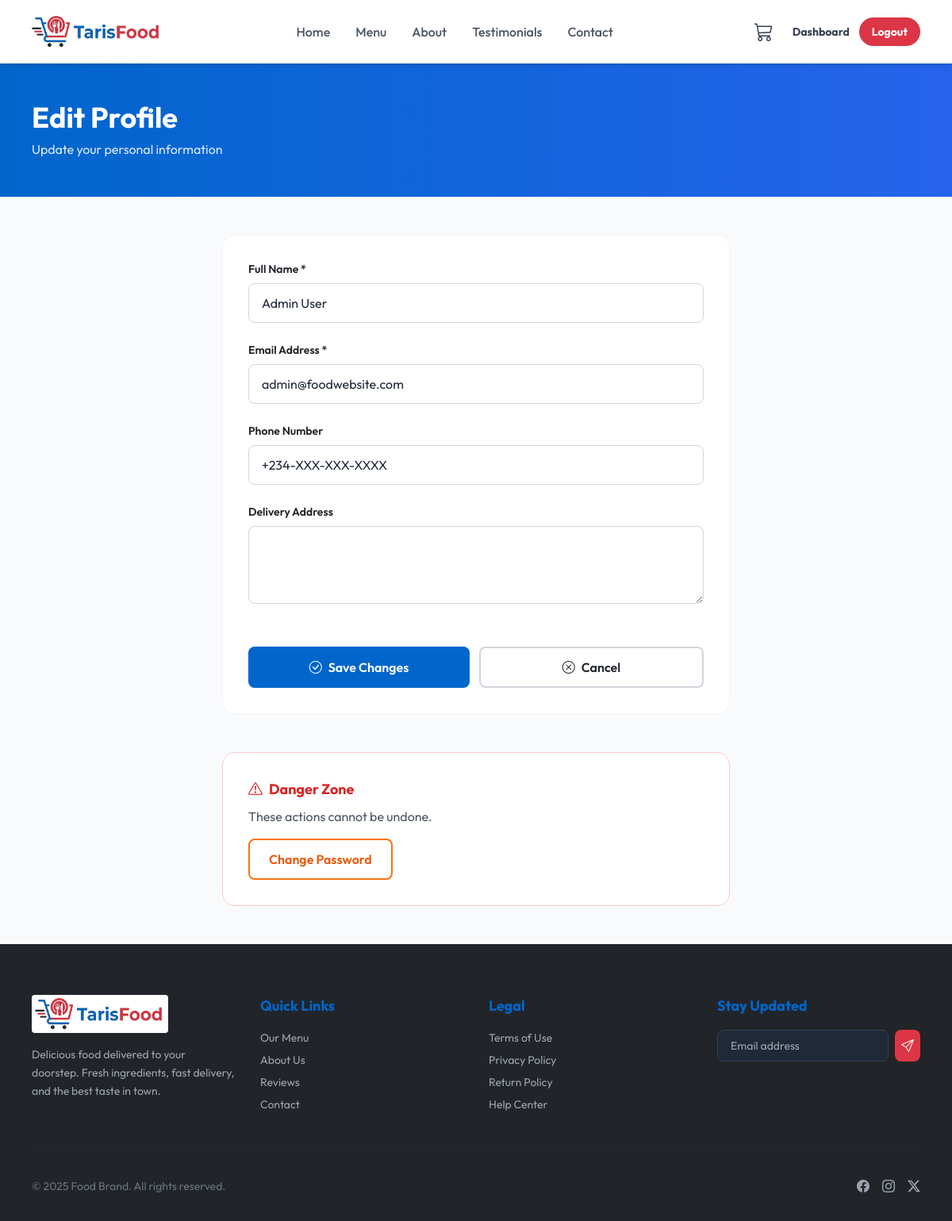
The page /user/edit-profile.php (signed in) on the database its author committed.
### tables this page shows
CREATE TABLE users (
    user_id INT PRIMARY KEY AUTO_INCREMENT,
    full_name VARCHAR(100) NOT NULL,
    email VARCHAR(100) UNIQUE NOT NULL,
    phone VARCHAR(20),
    password VARCHAR(255) NOT NULL,
    address TEXT,
    city VARCHAR(50),
    state VARCHAR(50),
    user_type ENUM('customer', 'admin') DEFAULT 'customer',
    status ENUM('active', 'inactive', 'suspended') DEFAULT 'active',
    last_login TIMESTAMP NULL,
    created_at TIMESTAMP DEFAULT CURRENT_TIMESTAMP,
    updated_at TIMESTAMP DEFAULT CURRENT_TIMESTAMP ON UPDATE CURRENT_TIMESTAMP,
    INDEX idx_email (email),
    INDEX idx_user_type (user_type),
    INDEX idx_status (status)
);

### user/edit-profile.php (the view, shortened to what this page needs)
<?php
require_once '../includes/config.php';
include '../includes/header.php';
$user_id = $_SESSION['user_id'];
$stmt = $pdo->prepare("SELECT * FROM users WHERE user_id = ?");
$stmt->execute([$user_id]);
$user = $stmt->fetch();
?>
<div class="bg-gradient-to-r from-primary to-blue-600 text-white py-12">
    <div class="max-w-6xl mx-auto px-4">
        <h1 class="font-bricolage font-bold text-4xl mb-2">Edit Profile</h1>
        <p class="text-blue-100">Update your personal information</p>
    </div>
</div>
<div class="max-w-2xl mx-auto px-4 py-12">
    <div class="bg-white rounded-2xl border border-gray-100 p-8">
        <form method="POST" class="space-y-6">
            <div>
                <label class="block text-sm font-semibold text-dark mb-2">Full Name *</label>
                <input type="text" name="full_name" value="<?php echo htmlspecialchars($user['full_name']); ?>"
                       class="w-full px-4 py-3 border border-gray-300 rounded-lg focus:outline-none focus:border-primary focus:ring-2 focus:ring-blue-100"
                       required>
            </div>
            <div>
                <label class="block text-sm font-semibold text-dark mb-2">Email Address *</label>
                <input type="email" name="email" value="<?php echo htmlspecialchars($user['email']); ?>"
                       class="w-full px-4 py-3 border border-gray-300 rounded-lg focus:outline-none focus:border-primary focus:ring-2 focus:ring-blue-100"
                       required>
            </div>
            <div>
                <label class="block text-sm font-semibold text-dark mb-2">Phone Number</label>
                <input type="tel" name="phone" value="<?php echo htmlspecialchars($user['phone'] ?? ''); ?>"
                       class="w-full px-4 py-3 border border-gray-300 rounded-lg focus:outline-none focus:border-primary focus:ring-2 focus:ring-blue-100">
            </div>
            <div>
                <label class="block text-sm font-semibold text-dark mb-2">Delivery Address</label>
                <textarea name="address" rows="3"
                          class="w-full px-4 py-3 border border-gray-300 rounded-lg focus:outline-none focus:border-primary focus:ring-2 focus:ring-blue-100"><?php echo htmlspecialchars($user['address'] ?? ''); ?></textarea>
            </div>
            <div class="flex gap-3 pt-6">
                <button type="submit" class="flex-1 px-6 py-3 bg-primary text-white rounded-lg font-semibold hover:bg-blue-700 transition-colors flex items-center justify-center gap-2">
                    <i class="bi bi-check-circle"></i> Save Changes
                </button>
                <a href="index.php" class="flex-1 px-6 py-3 border-2 border-gray-300 text-dark rounded-lg font-semibold hover:bg-gray-50 transition-colors flex items-center justify-center gap-2">
                    <i class="bi bi-x-circle"></i> Cancel
                </a>
            </div>
        </form>
    </div>
    <div class="mt-12 bg-white rounded-2xl border border-red-200 p-8">
        <h3 class="font-bricolage font-bold text-lg text-red-600 mb-2 flex items-center gap-2">
            <i class="bi bi-exclamation-triangle"></i> Danger Zone
        </h3>
        <p class="text-gray-600 mb-4">These actions cannot be undone.</p>
        <div class="flex gap-3">
            <a href="change-password.php" class="px-6 py-3 border-2 border-orange-500 text-orange-600 rounded-lg font-semibold hover:bg-orange-50 transition-colors">
                Change Password
            </a>
        </div>
    </div>
</div>
<?php include '../includes/footer.php'; ?>

### includes/header.php (style rules this page uses)
body { font-family: 'Outfit', sans-serif; }

### rows shown on the page
users: full_name "Admin User", email "admin@foodwebsite.com", phone "+234-XXX-XXX-XXXX"

### other values the page prints
SITE_NAME "Food Brand"
